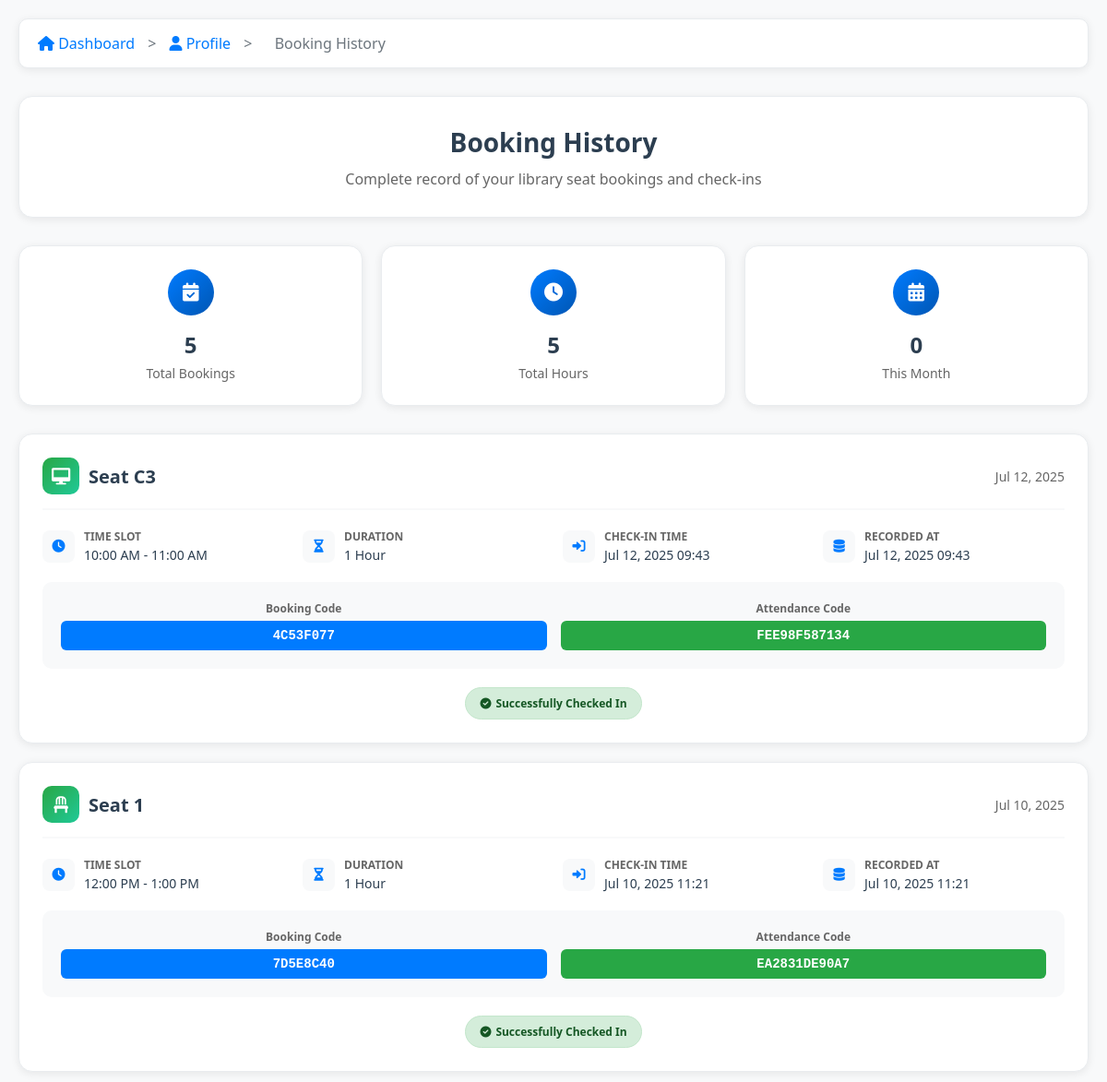
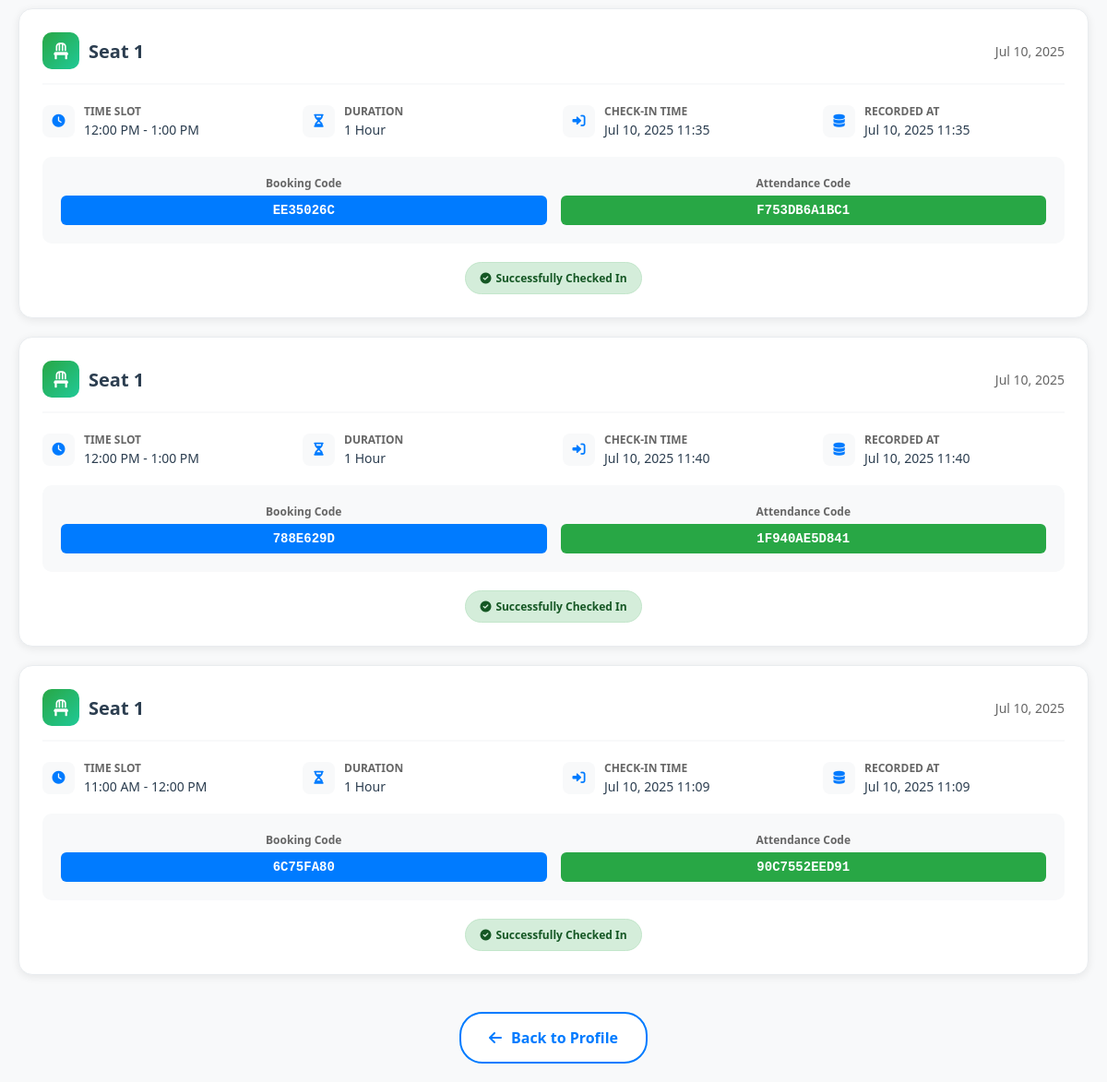
Screenshot of /seatb/booking-history.php (signed in) with the database file from the repository (2 pictures, top to bottom).
### tables this page shows
CREATE TABLE `checkin_logs` (
  `id` int(11) NOT NULL,
  `student_id` int(11) NOT NULL,
  `student_name` varchar(100) NOT NULL,
  `roll_number` varchar(50) NOT NULL,
  `course` varchar(20) NOT NULL,
  `email` varchar(100) NOT NULL,
  `phone` varchar(20) DEFAULT NULL,
  `seat_id` varchar(10) NOT NULL,
  `is_computer` tinyint(1) DEFAULT NULL,
  `booking_date` date NOT NULL,
  `start_time` int(11) NOT NULL,
  `duration` int(11) NOT NULL,
  `time_slot` varchar(20) DEFAULT NULL,
  `booking_code` varchar(10) DEFAULT NULL,
  `attendance_code` varchar(20) DEFAULT NULL,
  `checkin_time` datetime DEFAULT NULL,
  `recorded_at` datetime DEFAULT current_timestamp()
);

### seatb/booking-history.php (the view, shortened to what this page needs)
<?php
require_once 'config.php';
if ($_SERVER['REQUEST_METHOD'] === 'POST' && isset($_POST['student_id'])) {
    $student_id = $_POST['student_id'];
    $_SESSION['student_id'] = $student_id;
} else {
    $student_id = $_SESSION['student_id'] ?? null;
}
function getBookingHistory($studentId) {
    global $pdo;
    try {
        $stmt = $pdo->prepare("
            SELECT * FROM checkin_logs
            WHERE student_id = ?
            ORDER BY booking_date DESC, start_time DESC
        ");
        $stmt->execute([$studentId]);
        return $stmt->fetchAll();
    } catch (PDOException $e) {
        return [];
    }
}
function formatTime($hour) {
    if ($hour <= 12) {
        return $hour == 12 ? '12:00 PM' : $hour . ':00 AM';
    } else {
        return ($hour - 12) . ':00 PM';
    }
}
$bookingHistory = getBookingHistory($student_id);
?>
<!DOCTYPE html>
<html lang="en">
<head>
    <link href="https://cdnjs.cloudflare.com/ajax/libs/font-awesome/6.0.0/css/all.min.css" rel="stylesheet">
</head>
<body>
    <div class="container">
        <div class="breadcrumb">
            <a href="dashboard.php"><i class="fas fa-home"></i> Dashboard</a>
            <span>></span>
            <a href="student-profile.php"><i class="fas fa-user"></i> Profile</a>
            <span>></span>
            <span>Booking History</span>
        </div>
        <div class="header loading">
            <h1>Booking History</h1>
            <p>Complete record of your library seat bookings and check-ins</p>
        </div>
        <?php if (!empty($bookingHistory)): ?>
            <?php
            $totalBookings = count($bookingHistory);
            $totalHours = array_sum(array_column($bookingHistory, 'duration'));
            $thisMonth = date('Y-m');
            $thisMonthBookings = array_filter($bookingHistory, function($booking) use ($thisMonth) {
                return strpos($booking['booking_date'], $thisMonth) === 0;
            });
            $thisMonthCount = count($thisMonthBookings);
            ?>
            <div class="stats-summary">
                <div class="stat-card loading" style="animation-delay: 0.1s;">
                    <div class="stat-icon">
                        <i class="fas fa-calendar-check"></i>
                    </div>
                    <div class="stat-number"><?php echo $totalBookings; ?></div>
                    <div class="stat-label">Total Bookings</div>
                </div>
                <div class="stat-card loading" style="animation-delay: 0.2s;">
                    <div class="stat-icon">
                        <i class="fas fa-clock"></i>
                    </div>
                    <div class="stat-number"><?php echo $totalHours; ?></div>
                    <div class="stat-label">Total Hours</div>
                </div>
                <div class="stat-card loading" style="animation-delay: 0.3s;">
                    <div class="stat-icon">
                        <i class="fas fa-calendar-alt"></i>
                    </div>
                    <div class="stat-number"><?php echo $thisMonthCount; ?></div>
                    <div class="stat-label">This Month</div>
                </div>
            </div>
        <?php endif; ?>
        <?php if (!empty($bookingHistory)): ?>
            <div class="history-container">
                <?php foreach ($bookingHistory as $index => $history): ?>
                    <div class="history-card loading" style="animation-delay: <?php echo ($index + 4) * 0.1; ?>s;">
                        <div class="history-header">
                            <div class="history-title">
                                <div class="history-icon">
                                    <i class="fas <?php echo $history['is_computer'] ? 'fa-desktop' : 'fa-chair'; ?>"></i>
                                </div>
                                <h3>Seat <?php echo htmlspecialchars($history['seat_id']); ?></h3>
                            </div>
                            <div class="history-date">
                                <?php echo date('M d, Y', strtotime($history['booking_date'])); ?>
                            </div>
                        </div>
                        <div class="history-details">
                            <div class="detail-item">
                                <div class="detail-icon">
                                    <i class="fas fa-clock"></i>
                                </div>
                                <div class="detail-content">
                                    <div class="detail-label">Time Slot</div>
                                    <div class="detail-value">
                                        <?php echo formatTime($history['start_time']) . ' - ' . formatTime($history['start_time'] + $history['duration']); ?>
                                    </div>
                                </div>
                            </div>
                            <div class="detail-item">
                                <div class="detail-icon">
                                    <i class="fas fa-hourglass-half"></i>
                                </div>
                                <div class="detail-content">
                                    <div class="detail-label">Duration</div>
                                    <div class="detail-value"><?php echo $history['duration']; ?> Hour<?php echo $history['duration'] > 1 ? 's' : ''; ?></div>
                                </div>
                            </div>
                            <div class="detail-item">
                                <div class="detail-icon">
                                    <i class="fas fa-sign-in-alt"></i>
                                </div>
                                <div class="detail-content">
                                    <div class="detail-label">Check-in Time</div>
                                    <div class="detail-value">
                                        <?php if (!empty($history['checkin_time'])): ?>
                                            <?php echo date('M d, Y H:i', strtotime($history['checkin_time'])); ?>
                                        <?php else: ?>
                                            <span style="color: #dc3545;">Not checked in</span>
                                        <?php endif; ?>
                                    </div>
                                </div>
                            </div>
                            <div class="detail-item">
                                <div class="detail-icon">
                                    <i class="fas fa-database"></i>
                                </div>
                                <div class="detail-content">
                                    <div class="detail-label">Recorded At</div>
                                    <div class="detail-value"><?php echo date('M d, Y H:i', strtotime($history['recorded_at'])); ?></div>
                                </div>
                            </div>
                        </div>
                        <?php if (!empty($history['booking_code']) || !empty($history['attendance_code'])): ?>
                        <div class="history-codes">
                            <?php if (!empty($history['booking_code'])): ?>
                            <div class="code-item">
                                <div class="code-label">Booking Code</div>
                                <div class="code-value booking-code"><?php echo htmlspecialchars($history['booking_code']); ?></div>
                            </div>
                            <?php endif; ?>
                            <?php if (!empty($history['attendance_code'])): ?>
                            <div class="code-item">
                                <div class="code-label">Attendance Code</div>
                                <div class="code-value attendance-code"><?php echo htmlspecialchars($history['attendance_code']); ?></div>
                            </div>
                            <?php endif; ?>
                        </div>
                        <?php endif; ?>
                        <?php if (!empty($history['checkin_time'])): ?>
                        <div style="text-align: center; margin-top: 15px;">
                            <div class="checkin-badge">
                                <i class="fas fa-check-circle"></i>
                                Successfully Checked In
                            </div>
                        </div>
                        <?php endif; ?>
                    </div>
                <?php endforeach; ?>
            </div>
        <?php endif; ?>
        <div class="back-section">
            <a href="student-profile.php" class="back-btn">
                <i class="fas fa-arrow-left"></i>
                Back to Profile
            </a>
        </div>
    </div>
</body>
</html>

### seatb/booking-history.php (style rules this page uses)
* { margin: 0; padding: 0; box-sizing: border-box; }
body { font-family: 'Segoe UI', Tahoma, Geneva, Verdana, sans-serif; background: #f8f9fa; min-height: 100vh; padding: 20px; }
.container { max-width: 1200px; margin: 0 auto; }
.header { background: white; border-radius: 15px; padding: 30px; margin-bottom: 30px; box-shadow: 0 2px 10px rgba(0,0,0,0.08); text-align: center; border: 1px solid #e9ecef; }
.header h1 { color: #2c3e50; margin-bottom: 10px; font-size: 28px; }
.header p { color: #666; font-size: 16px; }
.breadcrumb { background: white; padding: 15px 20px; border-radius: 10px; margin-bottom: 30px; box-shadow: 0 2px 10px rgba(0,0,0,0.08); border: 1px solid #e9ecef; }
.breadcrumb a { color: #007bff; text-decoration: none; transition: color 0.3s; }
.breadcrumb span { color: #6c757d; margin: 0 10px; }
.stats-summary { display: grid; grid-template-columns: repeat(auto-fit, minmax(200px, 1fr)); gap: 20px; margin-bottom: 30px; }
.stat-card { background: white; padding: 25px; border-radius: 15px; text-align: center; box-shadow: 0 2px 10px rgba(0,0,0,0.08); border: 1px solid #e9ecef; transition: transform 0.3s; }
.stat-icon { width: 50px; height: 50px; background: linear-gradient(135deg, #007bff, #0056b3); border-radius: 50%; display: flex; align-items: center; justify-content: center; margin: 0 auto 15px; color: white; font-size: 20px; }
.stat-number { font-size: 24px; font-weight: bold; color: #2c3e50; margin-bottom: 5px; }
.stat-label { color: #666; font-size: 14px; }
.history-container { display: grid; gap: 20px; margin-bottom: 30px; }
.history-card { background: white; border-radius: 15px; padding: 25px; box-shadow: 0 2px 10px rgba(0,0,0,0.08); border: 1px solid #e9ecef; transition: transform 0.3s, box-shadow 0.3s; }
.history-header { display: flex; justify-content: space-between; align-items: center; margin-bottom: 20px; padding-bottom: 15px; border-bottom: 2px solid #f8f9fa; }
.history-title { display: flex; align-items: center; gap: 10px; }
.history-icon { width: 40px; height: 40px; background: linear-gradient(135deg, #28a745, #20c997); border-radius: 10px; display: flex; align-items: center; justify-content: center; color: white; font-size: 18px; }
.history-title h3 { color: #2c3e50; font-size: 20px; }
.history-date { color: #666; font-size: 14px; font-weight: 500; }
.history-details { display: grid; grid-template-columns: repeat(auto-fit, minmax(200px, 1fr)); gap: 20px; margin-bottom: 20px; }
.detail-item { display: flex; align-items: center; gap: 10px; }
.detail-icon { width: 35px; height: 35px; background: #f8f9fa; border-radius: 8px; display: flex; align-items: center; justify-content: center; color: #007bff; font-size: 14px; }
.detail-content { flex: 1; }
.detail-label { font-size: 12px; color: #666; text-transform: uppercase; font-weight: 600; margin-bottom: 2px; }
.detail-value { font-size: 14px; color: #2c3e50; font-weight: 500; }
.history-codes { display: grid; grid-template-columns: repeat(auto-fit, minmax(200px, 1fr)); gap: 15px; margin: 20px 0; padding: 20px; background: #f8f9fa; border-radius: 10px; }
.code-item { text-align: center; }
.code-label { font-size: 12px; color: #666; margin-bottom: 5px; font-weight: 600; }
.code-value { font-family: 'Courier New', monospace; font-size: 14px; font-weight: bold; padding: 8px 12px; border-radius: 6px; color: white; }
.booking-code { background: #007bff; }
.attendance-code { background: #28a745; }
.checkin-badge { display: inline-flex; align-items: center; gap: 5px; padding: 8px 15px; background: #d4edda; color: #155724; border-radius: 20px; font-size: 12px; font-weight: 600; border: 1px solid #c3e6cb; }
.back-section { text-align: center; margin-top: 40px; }
.back-btn { background: white; color: #007bff; padding: 15px 30px; border: 2px solid #007bff; border-radius: 25px; text-decoration: none; display: inline-flex; align-items: center; gap: 10px; font-weight: 600; transition: all 0.3s; }
.loading { opacity: 0; animation: fadeIn 0.6s ease-in-out forwards; }

### rows the page displays
checkin_logs: is_computer 1 (drawn), seat "C3", booking_date "Jul 12, 2025", start_time "10:00 AM", formatTime($history['start_time'] + $history['duration']) "11:00 AM", duration "1", checkin_time "Jul 12, 2025 09:43", recorded_at "Jul 12, 2025 09:43", booking_code "4C53F077", attendance_code "FEE98F587134", shows "Successfully Checked In"
checkin_logs: is_computer 0 (drawn), seat "1", booking_date "Jul 10, 2025", start_time "12:00 PM", formatTime($history['start_time'] + $history['duration']) "1:00 PM", duration "1", checkin_time "Jul 10, 2025 11:21", recorded_at "Jul 10, 2025 11:21", booking_code "7D5E8C40", attendance_code "EA2831DE90A7", shows "Successfully Checked In"
checkin_logs: is_computer 0 (drawn), seat "1", booking_date "Jul 10, 2025", start_time "12:00 PM", formatTime($history['start_time'] + $history['duration']) "1:00 PM", duration "1", checkin_time "Jul 10, 2025 11:35", recorded_at "Jul 10, 2025 11:35", booking_code "EE35026C", attendance_code "F753DB6A1BC1", shows "Successfully Checked In"
checkin_logs: is_computer 0 (drawn), seat "1", booking_date "Jul 10, 2025", start_time "12:00 PM", formatTime($history['start_time'] + $history['duration']) "1:00 PM", duration "1", checkin_time "Jul 10, 2025 11:40", recorded_at "Jul 10, 2025 11:40", booking_code "788E629D", attendance_code "1F940AE5D841", shows "Successfully Checked In"
checkin_logs: is_computer 0 (drawn), seat "1", booking_date "Jul 10, 2025", start_time "11:00 AM", formatTime($history['start_time'] + $history['duration']) "12:00 PM", duration "1", checkin_time "Jul 10, 2025 11:09", recorded_at "Jul 10, 2025 11:09", booking_code "6C75FA80", attendance_code "90C7552EED91", shows "Successfully Checked In"

### other values shown
$totalBookings "5"
$totalHours "5"
$thisMonthCount "0"
